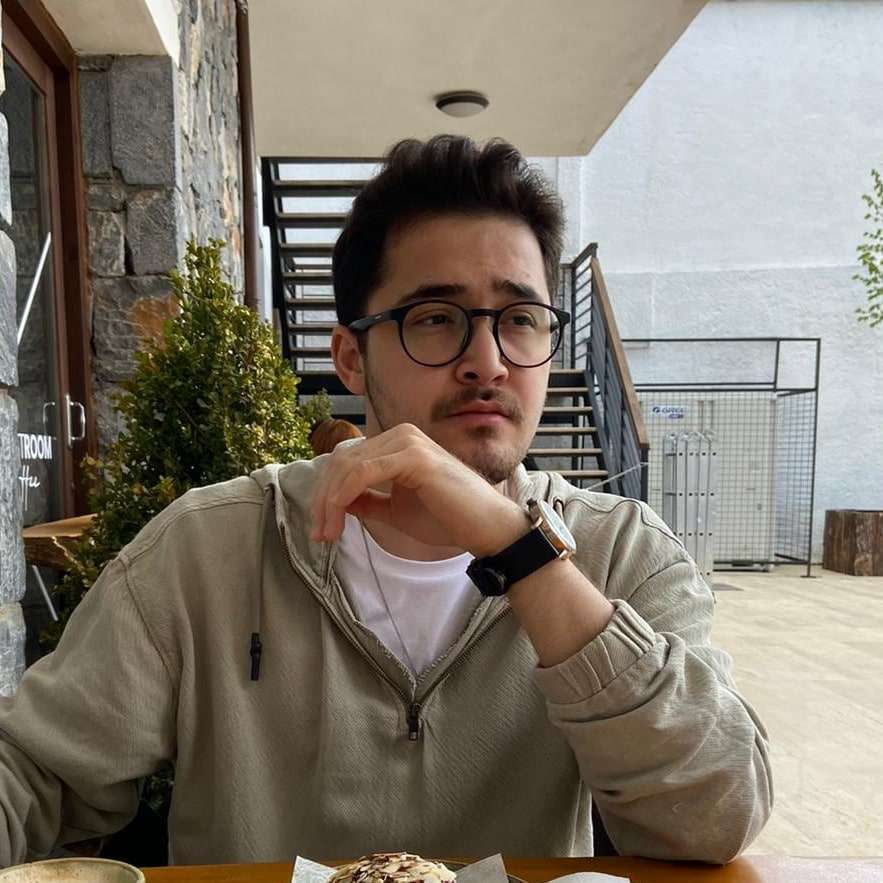
#> input picture opencv/Photos/mehmet.jpg, 883 x 883 px
$ python transformations.py
#> lines starting #> are read from the running program, lines starting #| are printed output that depends on the picture
import cv2 as cv
import numpy as np


img = cv.imread('Photos/mehmet.jpg')
#> img is the input picture: shape (883, 883, 3); mean B, G, R 109.1, 120.7, 129.1
cv.imshow('Mehmet', img)


#translation
def translate(img, x, y):
#> called with x = 100, y = 100
    transMat = np.float32([[1, 0, x], [0, 1, y]])
    dimensions = (img.shape[1], img.shape[0])
#> dimensions = (883, 883)
    return cv.warpAffine(img, transMat, dimensions)
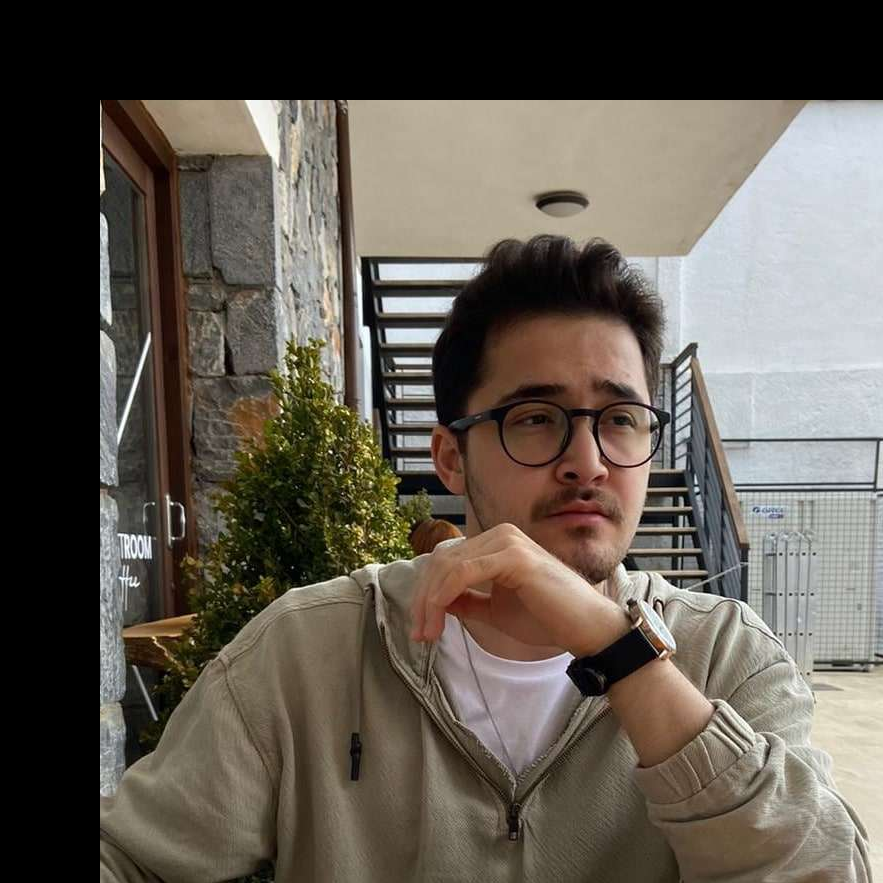
#> returned value: shape (883, 883, 3); mean of channels 0, 1, 2 80.9, 90.1, 97.2; drawn as B, G, R

# -x--> left
# -y--> up
# x --> right
# y --> down
translated = translate(img, 100, 100)
cv.imshow('Translated', translated)

#rotation

def rotate(img, angle, rotPoint=None ):
#> called with angle = 45
    (height,width) = img.shape[:2]
#> height = 883; width = 883
    if rotPoint is None:
        rotPoint = (width//2, height//2)
#> rotPoint = (441, 441)

    rotMat= cv.getRotationMatrix2D(rotPoint, angle, 1.0)
    dimensions = (width,height)
#> dimensions = (883, 883)
    return cv.warpAffine(img, rotMat, dimensions)
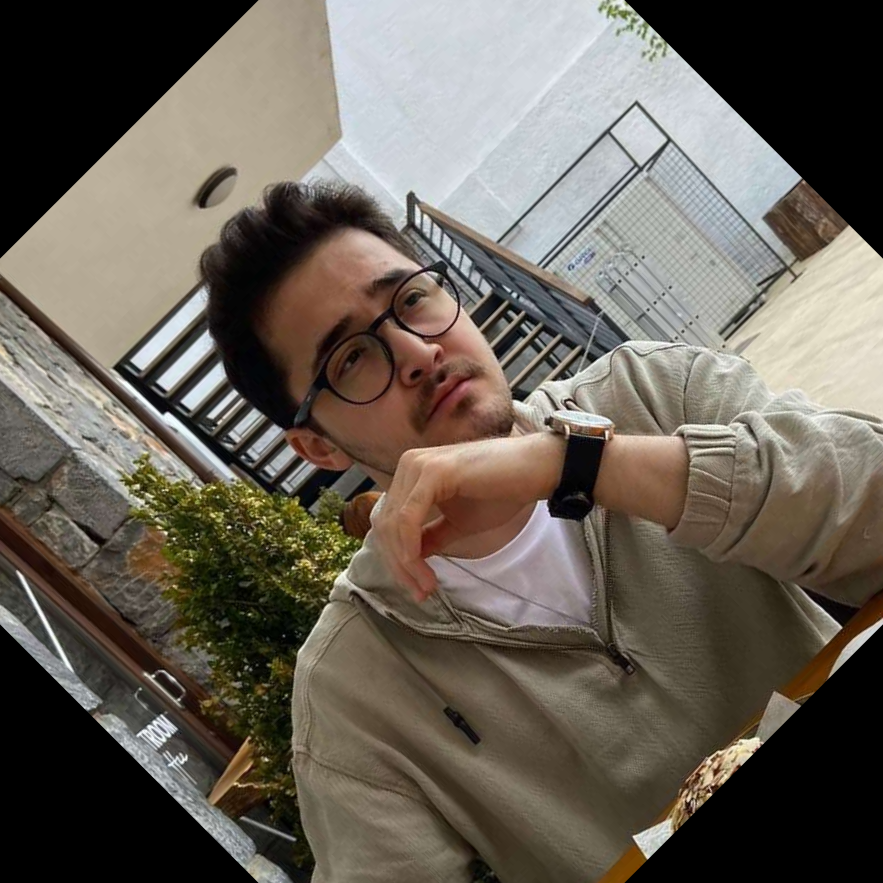
#> returned value: shape (883, 883, 3); mean of channels 0, 1, 2 87.1, 96.9, 104.1; drawn as B, G, R

rotated = rotate(img, 45)
cv.imshow('Rotated', rotated)


cv.waitKey(0)

$ run again, with opencv/Photos/Group.webp saved as opencv/Photos/mehmet.jpg
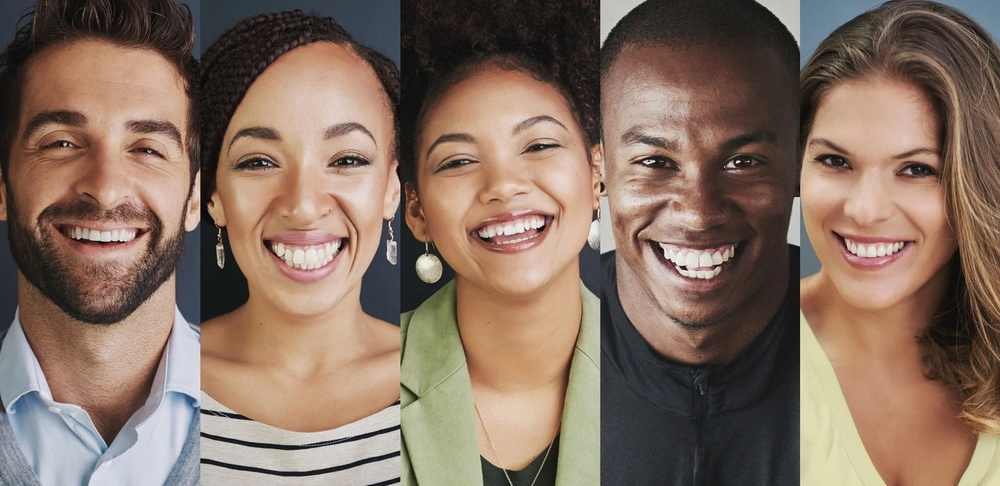
#> input picture opencv/Photos/Group.webp, 1000 x 486 px, shrunk from 1921 x 933 before the run
#> img is the input picture: shape (486, 1000, 3); mean B, G, R 97, 111.1, 133.2
#> in translate, `return cv.warpAffine(img, transMat, dimensions)`:
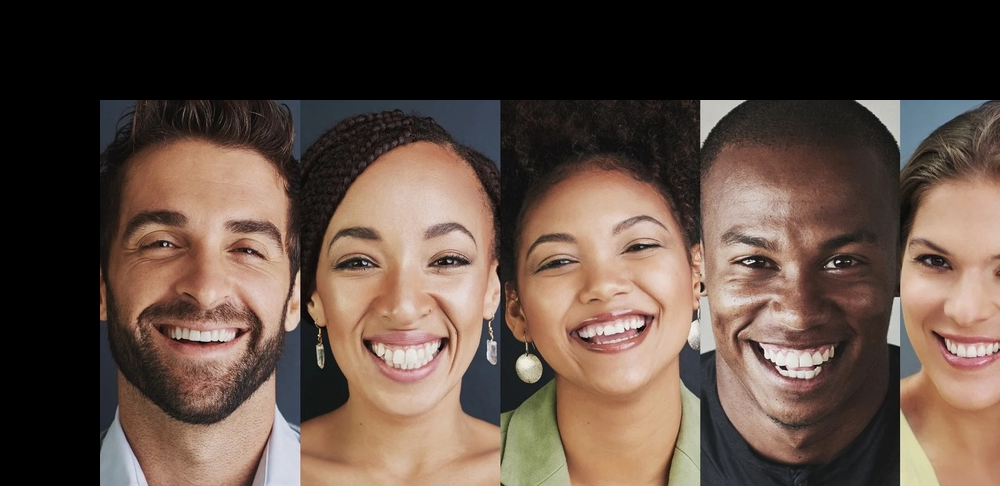
#> returned value: shape (486, 1000, 3); mean of channels 0, 1, 2 65.7, 76.1, 94; drawn as B, G, R
#> in rotate, `return cv.warpAffine(img, rotMat, dimensions)`:
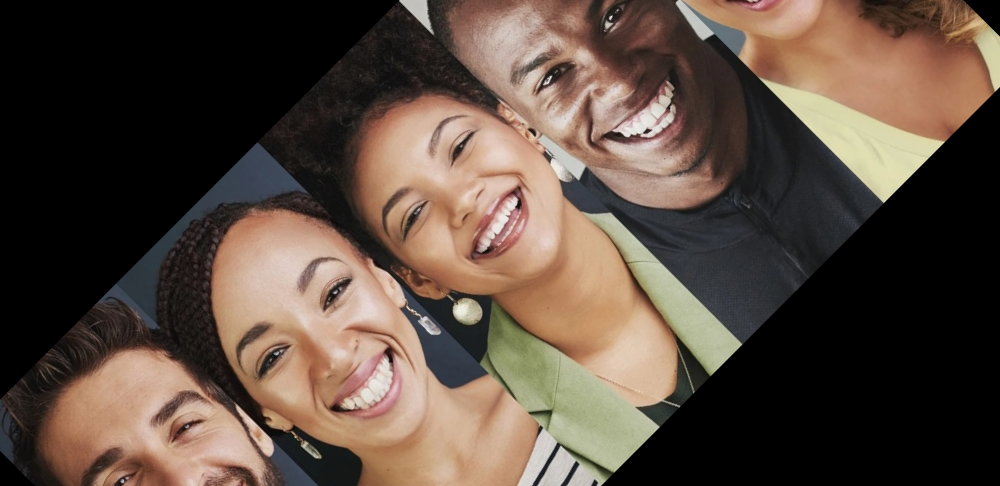
#> returned value: shape (486, 1000, 3); mean of channels 0, 1, 2 63.4, 74.5, 90.1; drawn as B, G, R
